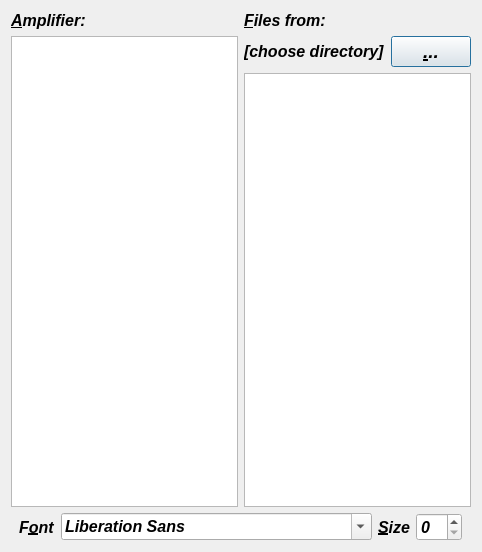
<?xml version="1.0" encoding="UTF-8"?>
<ui version="4.0">
 <class>Library</class>
 <widget class="QDialog" name="Library">
  <property name="geometry">
   <rect>
    <x>0</x>
    <y>0</y>
    <width>482</width>
    <height>552</height>
   </rect>
  </property>
  <property name="windowTitle">
   <string>PLUG Library</string>
  </property>
  <property name="accessibleName">
   <string>Library window</string>
  </property>
  <property name="accessibleDescription">
   <string>Allows to quickly load presets from amplifier and files</string>
  </property>
  <layout class="QVBoxLayout" name="verticalLayout_3">
   <item>
    <layout class="QHBoxLayout" name="horizontalLayout_3">
     <item>
      <layout class="QVBoxLayout" name="verticalLayout">
       <item>
        <widget class="QLabel" name="label">
         <property name="font">
          <font>
           <pointsize>12</pointsize>
           <weight>75</weight>
           <italic>true</italic>
           <bold>true</bold>
          </font>
         </property>
         <property name="text">
          <string>&amp;Amplifier:</string>
         </property>
         <property name="buddy">
          <cstring>listWidget</cstring>
         </property>
        </widget>
       </item>
       <item>
        <widget class="QListWidget" name="listWidget">
         <property name="font">
          <font>
           <pointsize>12</pointsize>
           <weight>75</weight>
           <italic>true</italic>
           <bold>true</bold>
          </font>
         </property>
         <property name="accessibleName">
          <string>Presets from amplifier</string>
         </property>
         <property name="accessibleDescription">
          <string>This list shows presets on ampplifier</string>
         </property>
        </widget>
       </item>
      </layout>
     </item>
     <item>
      <layout class="QVBoxLayout" name="verticalLayout_2">
       <item>
        <widget class="QLabel" name="label_2">
         <property name="font">
          <font>
           <pointsize>12</pointsize>
           <weight>75</weight>
           <italic>true</italic>
           <bold>true</bold>
          </font>
         </property>
         <property name="text">
          <string>&amp;Files from:</string>
         </property>
         <property name="buddy">
          <cstring>listWidget_2</cstring>
         </property>
        </widget>
       </item>
       <item>
        <layout class="QHBoxLayout" name="horizontalLayout">
         <item>
          <widget class="QLabel" name="label_3">
           <property name="sizePolicy">
            <sizepolicy hsizetype="Minimum" vsizetype="Preferred">
             <horstretch>0</horstretch>
             <verstretch>0</verstretch>
            </sizepolicy>
           </property>
           <property name="font">
            <font>
             <pointsize>12</pointsize>
             <weight>75</weight>
             <italic>true</italic>
             <bold>true</bold>
            </font>
           </property>
           <property name="text">
            <string>[choose directory]</string>
           </property>
           <property name="textInteractionFlags">
            <set>Qt::TextSelectableByMouse</set>
           </property>
          </widget>
         </item>
         <item>
          <widget class="QPushButton" name="pushButton">
           <property name="sizePolicy">
            <sizepolicy hsizetype="Fixed" vsizetype="Fixed">
             <horstretch>0</horstretch>
             <verstretch>0</verstretch>
            </sizepolicy>
           </property>
           <property name="font">
            <font>
             <pointsize>14</pointsize>
             <weight>75</weight>
             <italic>true</italic>
             <bold>true</bold>
            </font>
           </property>
           <property name="accessibleName">
            <string>Choose directory</string>
           </property>
           <property name="accessibleDescription">
            <string>Choose directory where preset files are stored</string>
           </property>
           <property name="text">
            <string>&amp;...</string>
           </property>
          </widget>
         </item>
        </layout>
       </item>
       <item>
        <widget class="QListWidget" name="listWidget_2">
         <property name="font">
          <font>
           <pointsize>12</pointsize>
           <weight>75</weight>
           <italic>true</italic>
           <bold>true</bold>
          </font>
         </property>
         <property name="accessibleName">
          <string>Presets from files</string>
         </property>
         <property name="accessibleDescription">
          <string>This list shows presets from files</string>
         </property>
        </widget>
       </item>
      </layout>
     </item>
    </layout>
   </item>
   <item>
    <layout class="QHBoxLayout" name="horizontalLayout_2">
     <item>
      <spacer name="horizontalSpacer">
       <property name="orientation">
        <enum>Qt::Horizontal</enum>
       </property>
       <property name="sizeHint" stdset="0">
        <size>
         <width>40</width>
         <height>20</height>
        </size>
       </property>
      </spacer>
     </item>
     <item>
      <widget class="QLabel" name="label_4">
       <property name="font">
        <font>
         <pointsize>12</pointsize>
         <weight>75</weight>
         <italic>true</italic>
         <bold>true</bold>
        </font>
       </property>
       <property name="text">
        <string>F&amp;ont</string>
       </property>
       <property name="buddy">
        <cstring>fontComboBox</cstring>
       </property>
      </widget>
     </item>
     <item>
      <widget class="QFontComboBox" name="fontComboBox">
       <property name="sizePolicy">
        <sizepolicy hsizetype="Expanding" vsizetype="Fixed">
         <horstretch>0</horstretch>
         <verstretch>0</verstretch>
        </sizepolicy>
       </property>
       <property name="font">
        <font>
         <pointsize>12</pointsize>
         <weight>75</weight>
         <italic>true</italic>
         <bold>true</bold>
        </font>
       </property>
       <property name="accessibleName">
        <string>Choose font</string>
       </property>
       <property name="accessibleDescription">
        <string>Allows to choose font which will be used to display presets</string>
       </property>
      </widget>
     </item>
     <item>
      <widget class="QLabel" name="label_5">
       <property name="sizePolicy">
        <sizepolicy hsizetype="Expanding" vsizetype="Preferred">
         <horstretch>0</horstretch>
         <verstretch>0</verstretch>
        </sizepolicy>
       </property>
       <property name="font">
        <font>
         <pointsize>12</pointsize>
         <weight>75</weight>
         <italic>true</italic>
         <bold>true</bold>
        </font>
       </property>
       <property name="text">
        <string>&amp;Size</string>
       </property>
       <property name="buddy">
        <cstring>spinBox</cstring>
       </property>
      </widget>
     </item>
     <item>
      <widget class="QSpinBox" name="spinBox">
       <property name="sizePolicy">
        <sizepolicy hsizetype="Minimum" vsizetype="Fixed">
         <horstretch>0</horstretch>
         <verstretch>0</verstretch>
        </sizepolicy>
       </property>
       <property name="font">
        <font>
         <pointsize>12</pointsize>
         <weight>75</weight>
         <italic>true</italic>
         <bold>true</bold>
        </font>
       </property>
       <property name="accessibleName">
        <string>Choose font size</string>
       </property>
       <property name="accessibleDescription">
        <string>Allows to choose font size which will be used to display presets</string>
       </property>
       <property name="maximum">
        <number>32</number>
       </property>
      </widget>
     </item>
     <item>
      <spacer name="horizontalSpacer_2">
       <property name="orientation">
        <enum>Qt::Horizontal</enum>
       </property>
       <property name="sizeHint" stdset="0">
        <size>
         <width>40</width>
         <height>20</height>
        </size>
       </property>
      </spacer>
     </item>
    </layout>
   </item>
  </layout>
 </widget>
 <tabstops>
  <tabstop>pushButton</tabstop>
  <tabstop>listWidget</tabstop>
  <tabstop>listWidget_2</tabstop>
 </tabstops>
 <resources/>
 <connections/>
</ui>
